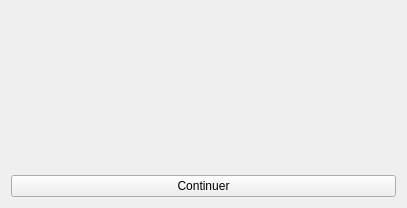
<?xml version="1.0" encoding="UTF-8"?>
<ui version="4.0">
 <class>LancerDe</class>
 <widget class="QWidget" name="LancerDe">
  <property name="geometry">
   <rect>
    <x>0</x>
    <y>0</y>
    <width>407</width>
    <height>208</height>
   </rect>
  </property>
  <layout class="QVBoxLayout" name="verticalLayout">
   <item>
    <layout class="QHBoxLayout" name="desLayout">
     <item>
      <widget class="QLabel" name="de1">
       <property name="text">
        <string/>
       </property>
      </widget>
     </item>
     <item>
      <widget class="QLabel" name="de2">
       <property name="text">
        <string/>
       </property>
      </widget>
     </item>
     <item>
      <widget class="QLabel" name="de3">
       <property name="text">
        <string/>
       </property>
      </widget>
     </item>
     <item>
      <widget class="QLabel" name="de4">
       <property name="text">
        <string/>
       </property>
      </widget>
     </item>
     <item>
      <widget class="QLabel" name="de5">
       <property name="text">
        <string/>
       </property>
      </widget>
     </item>
     <item>
      <widget class="QLabel" name="de6">
       <property name="text">
        <string/>
       </property>
      </widget>
     </item>
    </layout>
   </item>
   <item>
    <widget class="QLabel" name="texteLancerDe">
     <property name="sizePolicy">
      <sizepolicy hsizetype="Expanding" vsizetype="Expanding">
       <horstretch>0</horstretch>
       <verstretch>0</verstretch>
      </sizepolicy>
     </property>
     <property name="text">
      <string/>
     </property>
     <property name="scaledContents">
      <bool>true</bool>
     </property>
     <property name="wordWrap">
      <bool>true</bool>
     </property>
    </widget>
   </item>
   <item>
    <layout class="QHBoxLayout" name="horizontalLayoutBoutons"/>
   </item>
   <item>
    <layout class="QVBoxLayout" name="layoutBoutons">
     <property name="spacing">
      <number>0</number>
     </property>
     <item>
      <widget class="QPushButton" name="bouton">
       <property name="text">
        <string>Continuer</string>
       </property>
      </widget>
     </item>
    </layout>
   </item>
  </layout>
 </widget>
 <resources/>
 <connections/>
</ui>
